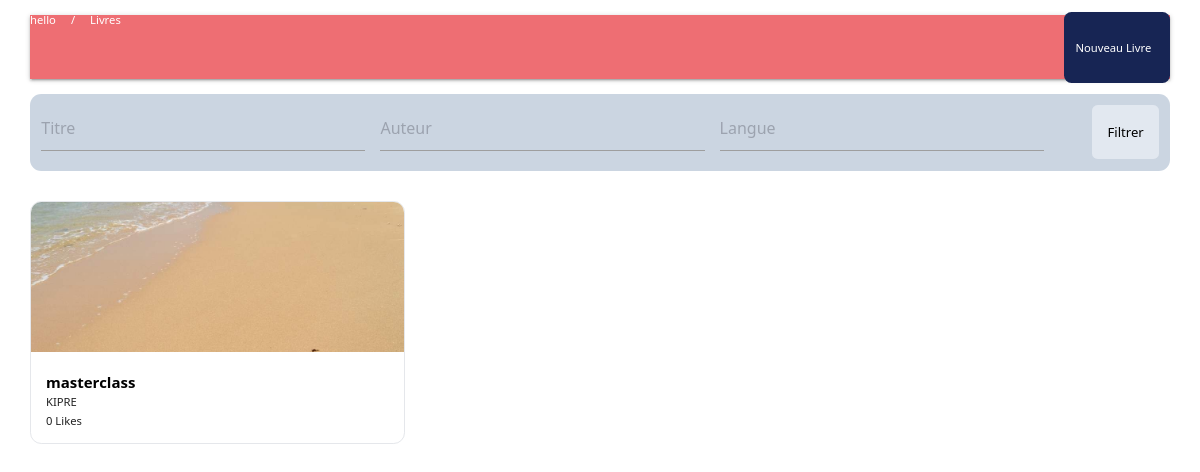
The app's page /event/list_event_admin/ (signed in), older data.
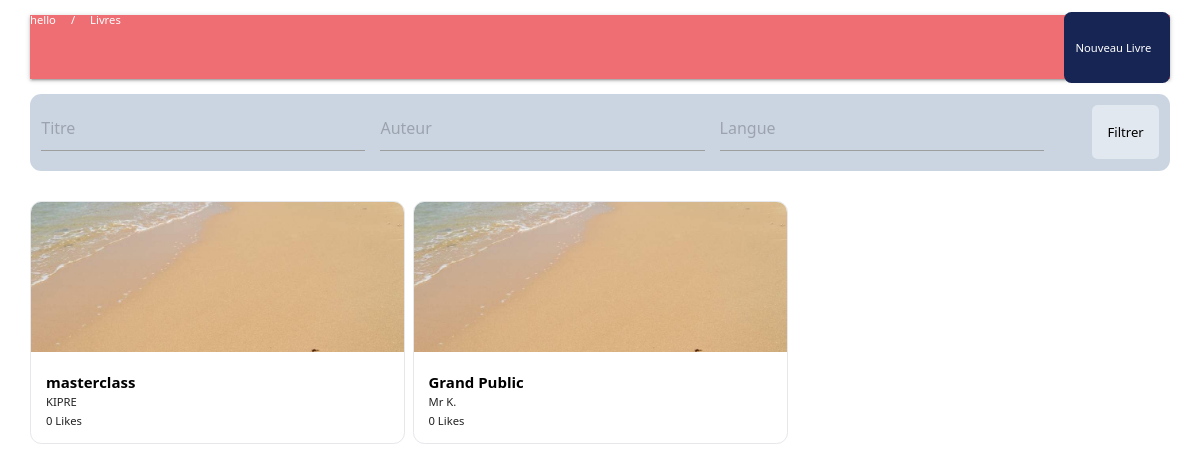
The same page, newer data.
### Event/models.py (models this page shows, shortened)
class Event(models.Model):
    image = models.ImageField(blank=True, null=True, upload_to="images/")
    description = models.TextField(default='', blank=True, null=True)
    categorie = models.CharField(max_length=255, default='')
    organisateur = models.CharField(max_length=255, default='')
    type_event = models.CharField(max_length=255, default='')
    format_event = models.CharField(max_length=255, default='')
    date_debut = models.DateField(null=True, blank=True)
    date_fin = models.DateField(null=True, blank=True)
    date_heure_debut = models.DateTimeField(null=True, blank=True)
    date_heure_fin = models.DateTimeField(null=True, blank=True)
    billet = models.CharField(max_length=255, default='')
    intervenant = models.CharField(max_length=255)
    event_likes = models.ManyToManyField(User, related_name='event_like', default="None", blank="True")
    event_like_count = models.BigIntegerField(default='0')

### Event/views.py (the view)
# urls.py: path('list_event_admin/', list_event_admin, name='list_event_admin'),
@login_required
def list_event_admin(request):
    event = Event.objects.all()
    context = {'event': event}
    return render(request, 'event/list_event_admin.html', context)

### templates/event/list_event_admin.html (shortened to what this page needs)
{% extends 'base/base.html' %}
{% load static %}
{% block content %}
<div class="px-8 pb-8 w-full max-w-[1350px] mx-auto">
    <nav
      class="mx-auto my-4 flex flex-row justify-between items-center gap-4 text-xs w-full max-w-[1350px]"
    >
      <div class="flex gap-4">
        <a
          class="hover:text-green-300 transition ease-in duration-300"
          href=""
          >
          hello<i class="fa-solid fa-house"></i>
        </a>
        /
        <a
          class="hover:text-green-400 transition ease-in duration-300"
          href=""
          >Livres</a
        >
      </div>
      <a
        href=""
        class="px-3 py-2 bg-blue-950 text-xs text-white hover:text-green-300 flex items-center rounded-lg transition duration-300 ease-in"
        >Nouveau Livre</a>
    </nav>
    <section id="books" class="w-full flex flex-col xl:flex-row gap-8 text-left">
      <div class="text-sm flex flex-col xl:w-[300px] gap-3 xl:fixed z-30">
        <form
          action=""
          class="p-3 w-full bg-slate-300 rounded-xl flex xl:flex-col gap-4"
        >
          <input
            placeholder="Titre"
            name="query"
            type="text"
            class="px-4 py-2 rounded-md text-sm focus:bg-sky-100 w-full"
          />
          <input
            placeholder="Auteur"
            name="query"
            type="text"
            class="px-4 py-2 rounded-md text-sm focus:bg-sky-100 w-full"
          />
          <input
            placeholder="Langue"
            name="query"
            type="text"
            class="px-4 py-2 rounded-md text-sm focus:bg-sky-100 w-full"
          />
          <div class="flex gap-3">
            <a
              href=""
              class="px-3 py-2 rounded-lg text-sm text-black hover:text-white hover:bg-blue-950 transition duration-300 ease-in"
            >
            </a>
            <button
              class="px-4 py-2 w-full bg-slate-200 text-black hover:bg-green-200 rounded-md transition duration-300 ease-in"
              type="submit"
            >
              Filtrer
            </button>
          </div>
        </form>
      </div>
      <div class="xl:ml-80 w-full mx-auto">
        {% if not event %}
        <div class="p-20 bg-white w-fit rounded-md flex-col text-center text-black m-auto">
          <i class="fa-solid fa-book text-blue-950 text-7xl"></i>
          <p class="mt-2 p-2 rounded-md text-md text-center">
            Aucun event disponible
          </p>
        </div>
        {% else %}
        <div class="grid grid-cols-1 md:grid-cols-2 lg:grid-cols-3 gap-2">
        {% for evt in event %}
          {% include 'event/event_card_admin.html' %}
        {% endfor %}
        </div>
        {% endif %}
      </div>
    </section>
  </div>
{% endblock %}

### templates/event/event_card_admin.html (shortened to what this page needs)
{% load static %}
<div
  class="relative flex flex-col bg-white border hover:shadow-md rounded-xl transition duration-300 ease-in-out overflow-hidden group"
>
  <a href="{% url 'event:details_event_admin' event_id=evt.id  %}">
    <div class="w-full max-h-40 overflow-hidden text-center">
      {% if evt.cover_photo %}
      <img
        class="w-full h-40 object-cover transition duration-500 group-hover:scale-110"
        src="{{evt.image.url}}"
        alt="image"
      />
      {% else %}
      <img
        class="w-full h-40 object-cover transition duration-500 group-hover:scale-110"
        src="{% static 'img/entrefemme.jpg' %}"
        alt="image"
      />
      {% endif %}
    </div>
    <div class="mt-2 p-4 flex flex-col gap-1 justify-between">
      <h4 class="text-black text-md font-bold">{{evt.type_event}}</h4>
      <p class="text-xs">{{evt.organisateur}}</p>
      <span class="text-xs">
         0 Likes
      </span>
    </div>
  </a>
</div>

Row changes from the older to the newer data that the page shows:
added Event: type_event "Grand Public", organisateur "Mr K."
